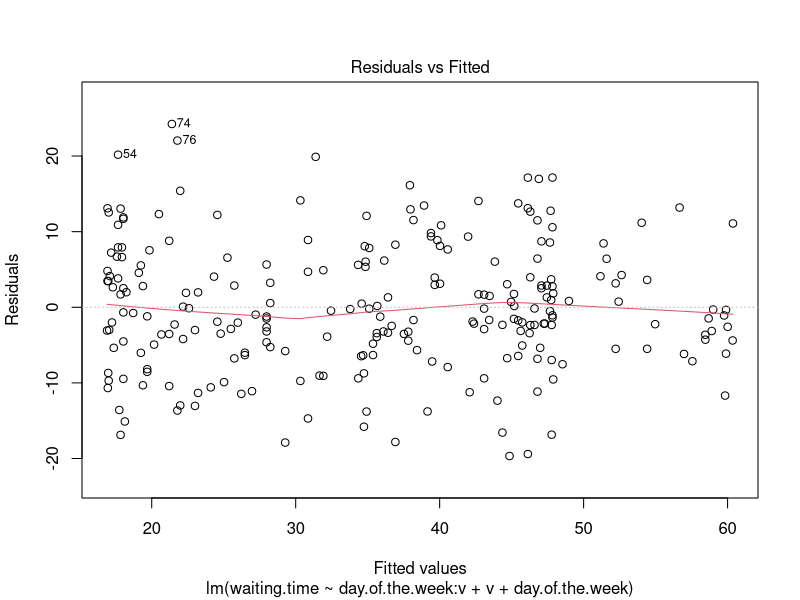
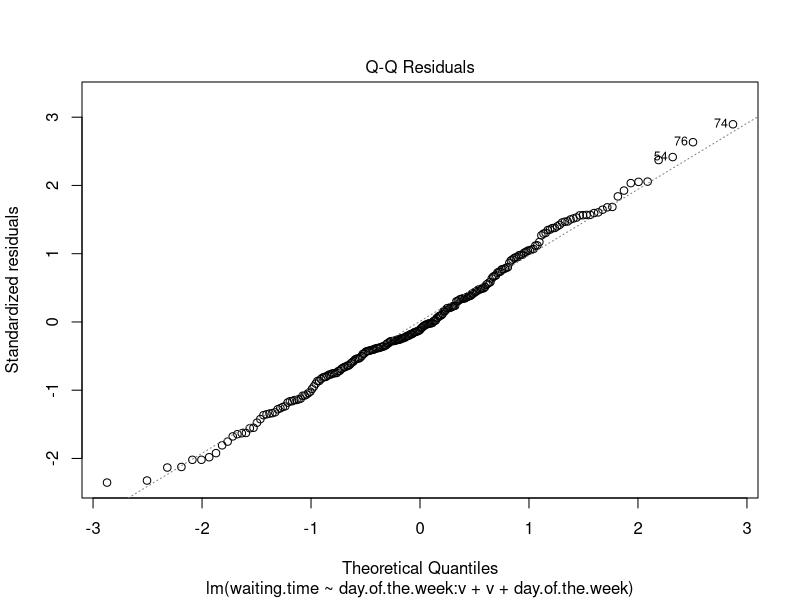
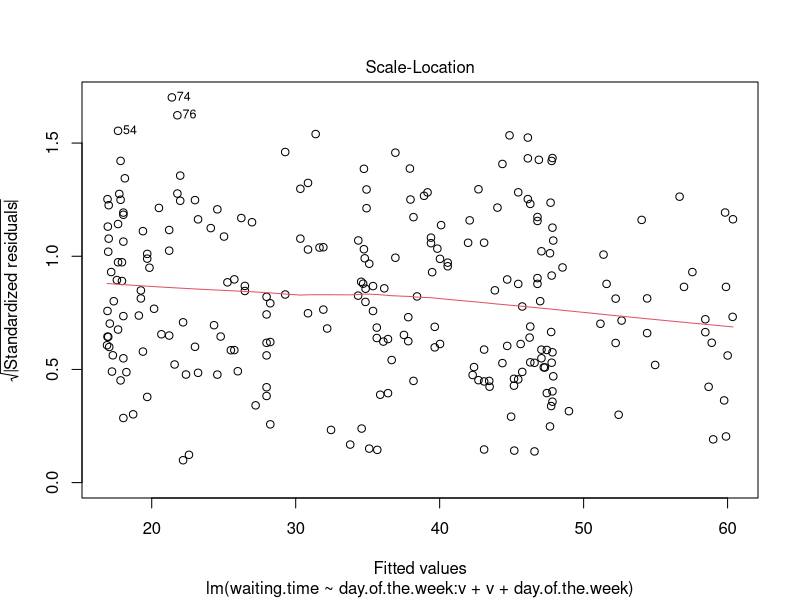
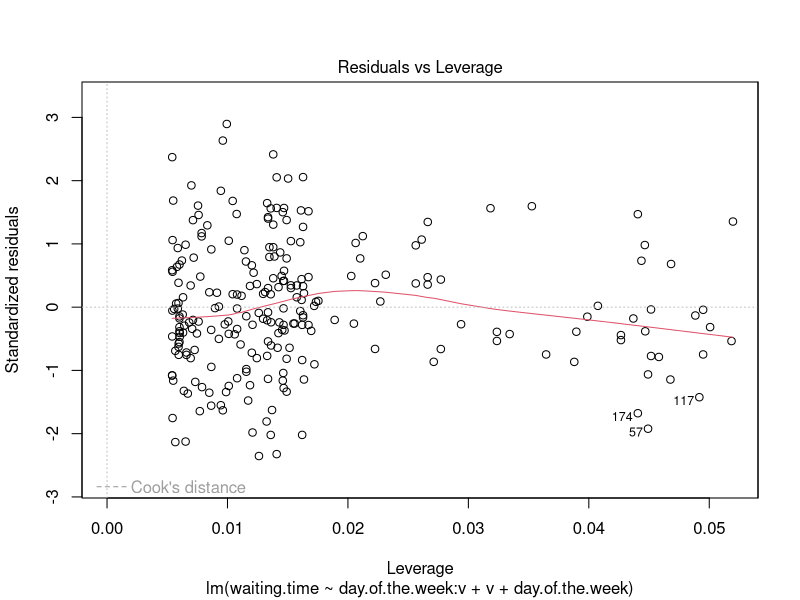

Recreate these plots in R, in order. (Note: this script raises an error after producing the figures.)
df <- read.table("mickey.txt")



df$v <- (1 + cos (4*pi/365*df$day))


fit <- lm(waiting.time ~ day.of.the.week:v + v + day.of.the.week, data = df )
summary(fit)
plot(fit)
coefficients(fit)
#alpha0
#
sd(fit$residuals)

shapiro.test(fit$residuals)

#b 

linearHypothesis(fit, rbind(c(0,1,0,1)), c(0)) # yes

#c

fit <- lm(waiting.time ~  v + day.of.the.week, data = df )
summary(fit)

#d

# H0: max = 60
# H1: max != 60

tm <- which.max(fit$coefficients[2]*df$v + fit$coefficients[3]*as.numeric(df$day.of.the.week))
Pred <- predict(fit, df[tm,], interval='confidence', level=1-0.05)  
Pred

#e

Z0.new <- data.frame(day=238, day.of.the.week="weekdays", v = 1 + cos(4*pi/365*238) )

Pred <- predict(fit, Z0.new, interval='prediction', level=1-0.05)  
Pred


